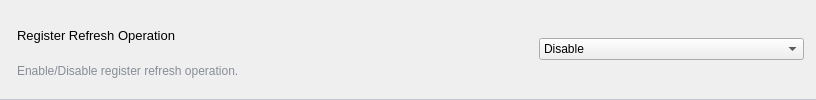
              <widget class="QGroupBox" name="register_refresh_operation">
               <property name="minimumSize">
                <size>
                 <width>0</width>
                 <height>50</height>
                </size>
               </property>
               <property name="styleSheet">
                <string notr="true">QGroupBox {
	border-top:none;
	border-bottom:1px solid #C1C7CD;
}</string>
               </property>
               <property name="title">
                <string/>
               </property>
               <property name="flat">
                <bool>true</bool>
               </property>
               <layout class="QHBoxLayout" name="horizontalLayout_5">
                <item>
                 <layout class="QVBoxLayout" name="verticalLayout_6">
                  <property name="spacing">
                   <number>0</number>
                  </property>
                  <property name="leftMargin">
                   <number>5</number>
                  </property>
                  <property name="topMargin">
                   <number>6</number>
                  </property>
                  <item>
                   <widget class="QLabel" name="label_5">
                    <property name="font">
                     <font>
                      <pointsize>10</pointsize>
                     </font>
                    </property>
                    <property name="styleSheet">
                     <string notr="true"/>
                    </property>
                    <property name="text">
                     <string>Register Refresh Operation</string>
                    </property>
                   </widget>
                  </item>
                  <item>
                   <widget class="QLabel" name="label_6">
                    <property name="styleSheet">
                     <string notr="true">color:rgb(135, 141, 150)</string>
                    </property>
                    <property name="text">
                     <string>Enable/Disable register refresh operation.</string>
                    </property>
                   </widget>
                  </item>
                 </layout>
                </item>
                <item>
                 <spacer name="horizontalSpacer_3">
                  <property name="orientation">
                   <enum>Qt::Orientation::Horizontal</enum>
                  </property>
                  <property name="sizeHint" stdset="0">
                   <size>
                    <width>294</width>
                    <height>20</height>
                   </size>
                  </property>
                 </spacer>
                </item>
                <item>
                 <widget class="QComboBox" name="register_refresh_op_select">
                  <property name="sizePolicy">
                   <sizepolicy hsizetype="Minimum" vsizetype="Fixed">
                    <horstretch>0</horstretch>
                    <verstretch>0</verstretch>
                   </sizepolicy>
                  </property>
                  <property name="minimumSize">
                   <size>
                    <width>265</width>
                    <height>0</height>
                   </size>
                  </property>
                  <item>
                   <property name="text">
                    <string>Disable</string>
                   </property>
                  </item>
                  <item>
                   <property name="text">
                    <string>Enable</string>
                   </property>
                  </item>
                 </widget>
                </item>
               </layout>
              </widget>
